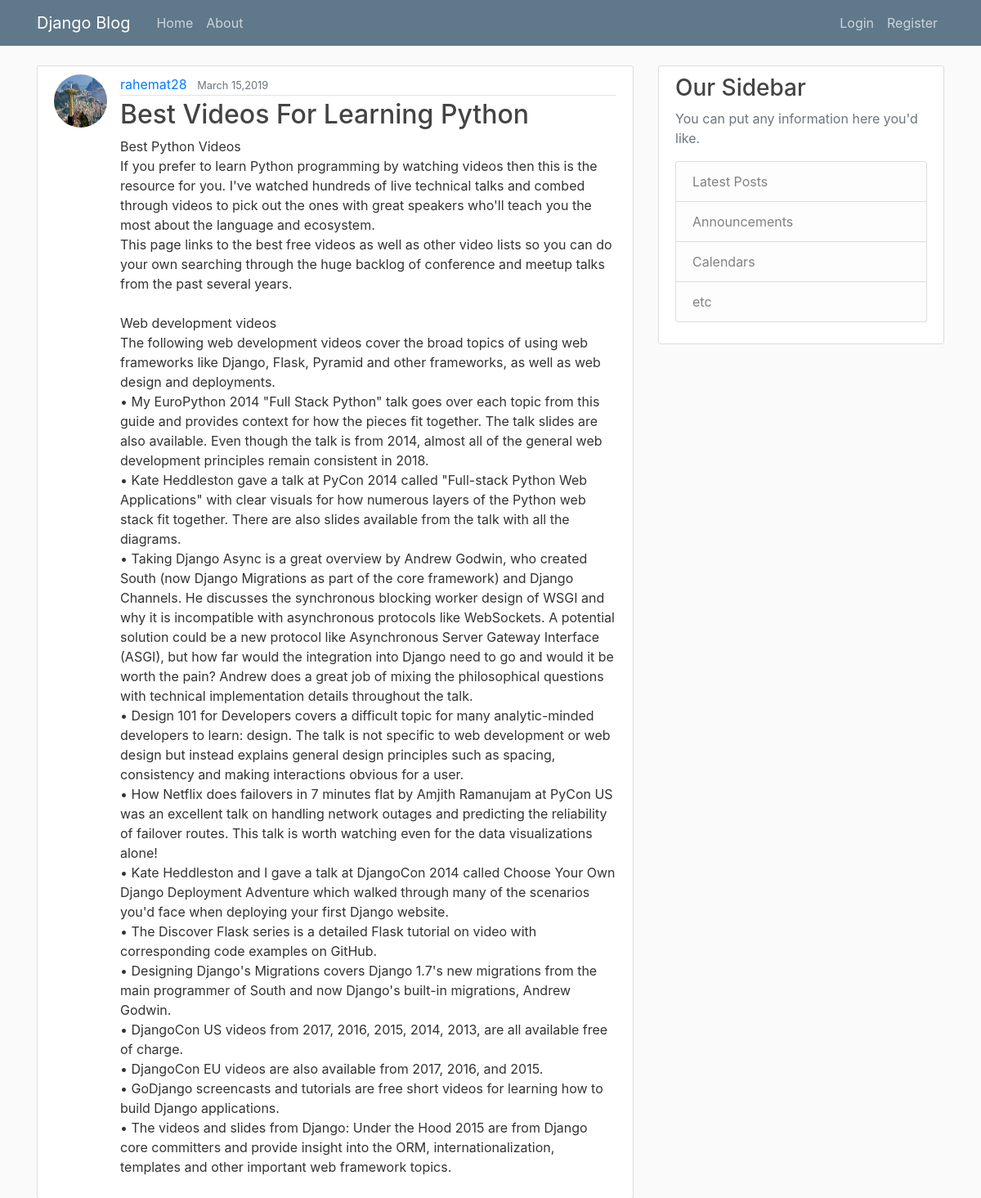
The page /post/33/ on the database its author committed.
### blog/models.py (models this page shows, shortened)
class Post(models.Model):
	title= models.CharField(max_length=100)
	content= models.TextField()
	date_posted= models.DateTimeField(default=timezone.now)
	author=models.ForeignKey(User,on_delete=models.CASCADE)

### users/models.py (models this page shows, shortened)
class Profile(models.Model):
	user=models.OneToOneField(User,	on_delete=models.CASCADE)
	image=models.ImageField(default='default.jpg',upload_to='profile_pics')

### blog/views.py (the view)
# urls.py: path('post/<int:pk>/', PostDetailView.as_view(),name='post-detail'),
class PostDetailView(DetailView):
	model=Post

### blog/templates/blog/post_detail.html (shortened to what this page needs)
      {% extends "blog/base.html" %}
      {% block content %}
	          <article class="media content-section">
	          		<img class="rounded-circle article-img" src="{{ object.author.profile.image.url }}">
					  <div class="media-body">
					    <div class="article-metadata">
					      <a class="mr-2" href="{% url 'user-posts' object.author.username %}">{{ object.author }}</a>
					      <small class="text-muted">
					      	{{ object.date_posted|date:"F d,Y" }}
					      </small>
					    </div>
					    <h2 class="article-title" href="#">{{ object.title }}</h2>
					    <p class="article-content">{{ object.content }}</p>
					  </div>
					</article>
      {% endblock content %}

### blog/static/blog/main.css (style rules this page uses)
body { background: #fafafa; color: #333333; margin-top: 5rem; }
h1, h2, h3, h4, h5, h6 { color: #444444; }
.content-section { background: #ffffff; padding: 10px 20px; border: 1px solid #dddddd; border-radius: 3px; margin-bottom: 20px; }
.article-title { color: #444444; }
.article-content { white-space: pre-line; }
.article-img { height: 65px; width: 65px; margin-right: 16px; }
.article-metadata { padding-bottom: 1px; margin-bottom: 4px; border-bottom: 1px solid #e3e3e3 }

### rows shown on the page
Post: author.profile.image (picture), author "rahemat28", date_posted "March 15,2019", title "Best Videos For Learning Python", content "Best Python Videos If you prefer to learn Python programming by watching videos then this is the resource for you. I've watched hundreds of live technical talks and combed through videos to pick out the ones with great speakers who'll teach you the most about the language and ecosystem. This page links to the best free videos as well as other video lists so you can do your own searching through the huge backlog of conference and meetup talks from the past several years. Web development videos The following web development videos cover the broad topics of using web frameworks like Django, Flask, Pyramid and other frameworks, as well as web design and deployments. • My EuroPython 2014 \"Full…"
